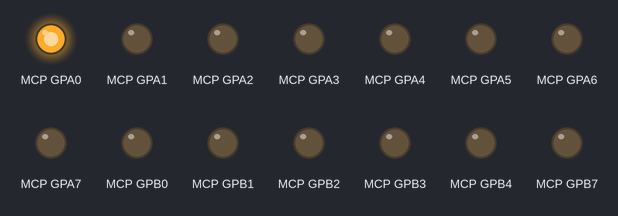
A program run on a simulated Raspberry Pi (BCM pin numbers). Shown: output pins drawn as LEDs (lit = HIGH).

Above: at 0.5 s.
At 1.5 s:
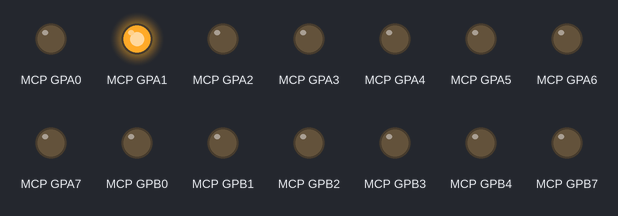
At 5.5 s:
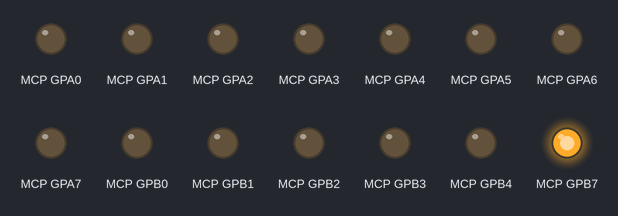
Timing chart, 0 to 6.9 s (numbered marks = the images above):
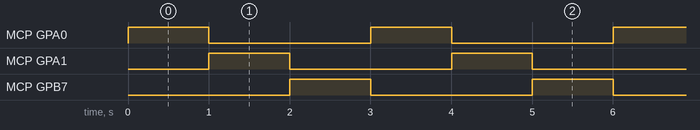

Measured:
- by itself, MCP GPA0, MCP GPA1, MCP GPB7: alternates HIGH for 1.0 s and LOW for 2.0 s
- by itself, everything shown: repeats every 3.0 s, in 3 steps

The program:

I2CLEDseq_1LEDPortB.py
```python
# 3 LEDs afwisselend 1s laten oplichten op GPA0, GPA1 en GPB7 poorten van MCP23017
#
#  MCP23017      RPi       LED
#  n°  pin    gpio  pin
#  ===========================
#   9  VDD          3V3
#  10  VSS          GND
#  12  SCL      3   SCL1
#  13  SDA      2   SDA1
#  15  A0           GND
#  16  A1           GND
#  17  A2           GND
#  18  RESET        3V3
#  ===========================
#  21  GPA0                 1
#  22  GPA1                 2
#   8  GPB7                 3
# ============================

import smbus
import time

# I2C bus en adres
I2CBUS=1
I2CADR=0x20

# MCP23017 registers
IODIRA=0x00   # GPA poorten definieren als input (1) of output (0)
IODIRB=0x01   # GPB poorten definieren als input (1) of output (0)
GPIOA=0x12    # GPA poorten lezen
GPIOB=0x13    # GPB poorten lezen
OLATA=0x14    # GPA poorten schrijven
OLATB=0x15    # GPB poorten schrijven

# dictionary met MCP2307 GPA/GPB waarden van de leds
LEDS={'GPA0':0b00000001, 'GPA1':0b00000010, 'GPB7':0b10000000}

try:
    # I2C bus initialiseren
    bus = smbus.SMBus(I2CBUS)

    # MCP23017 GPA/GPB poorten als output (0) definieren
    bus.write_byte_data(I2CADR, IODIRA, 0b00000000)
    bus.write_byte_data(I2CADR, IODIRB, 0b00000000)

    # oneindige lus
    while True:
        # LEDs afwisselend aan/afzetten
        for poort, mask in LEDS.items():
            # 1 led aanzetten volgens mask
            if 'GPA' in poort:
                bus.write_byte_data(I2CADR, OLATA, mask)
                bus.write_byte_data(I2CADR, OLATB, 0b00000000)  # bank 1 afzetten
            else:
                bus.write_byte_data(I2CADR, OLATA, 0b00000000)  # bank 0 afzetten
                bus.write_byte_data(I2CADR, OLATB, mask)
            # wachten
            time.sleep(1)

except KeyboardInterrupt as E:
    print('Programma onderbroken met Ctrl-C')

except Exception as E:
    print('Fout: ', E)

finally:
    # leds afzetten
    bus.write_byte_data(I2CADR, OLATA, 0b00000000)
    bus.write_byte_data(I2CADR, OLATB, 0b00000000)
    # I2C bus afzetten
    bus.close()
```
